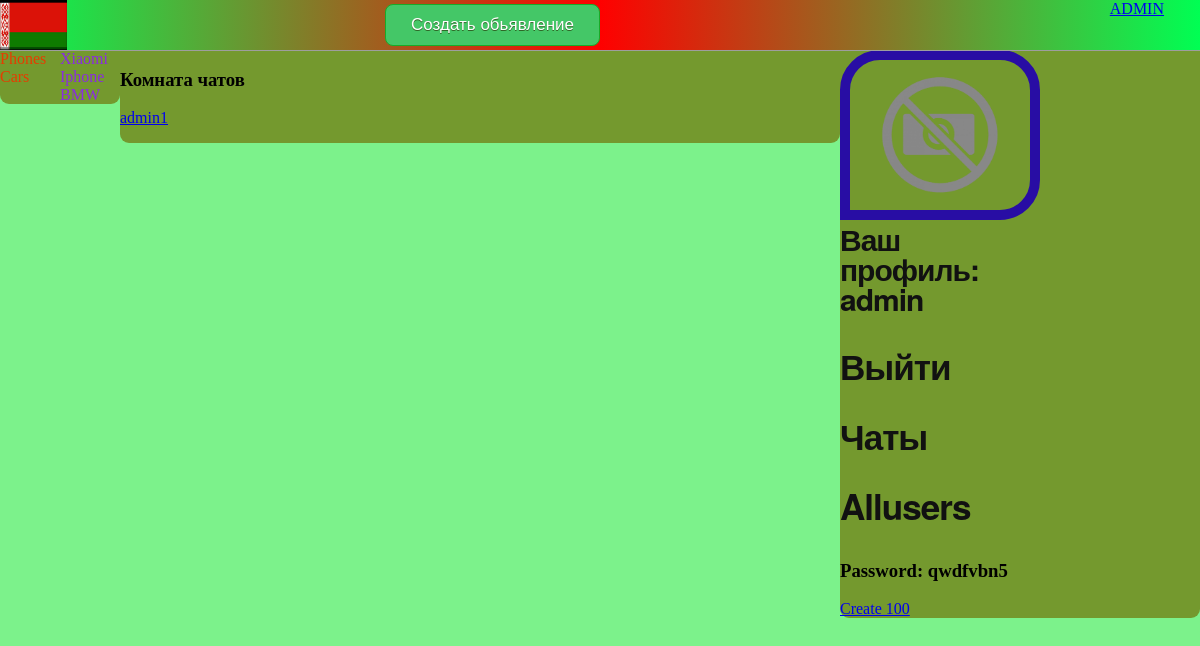
The page /chats/ (signed in) on the database its author committed.
### svoy01/models.py (models this page shows)
class Category(MPTTModel):
    name = models.CharField(max_length=50, unique=True)
    parent = TreeForeignKey('self', on_delete=models.CASCADE, blank=True, null=True, related_name='children')
    class MPTTMeta:
        order_insertion_by = ['name']
    class Meta:
        verbose_name = 'Категория'
        verbose_name_plural = 'Категория'
        ordering = ['id']
    def __str__(self):
        return f'{self.name}'
    def get_absolute_url(self):
        return reverse('category', kwargs={'Category_id': self.id})

### svoy01/views.py (the view)
# urls.py: path('chats/', views.Chats.as_view(), name='chats'),
class Chats(ListView):
    template_name = 'svoy01/chatsroom.html'
    def get_context_data(self, *, object_list=None, **kwargs):
        context = super().get_context_data(**kwargs)
        context['Category'] = Category.objects.all()
        context['Chats'] = Chat.objects.prefetch_related('members').all()
        return context
    def get_queryset(self):
        pass

### svoy01/templates/svoy01/chatsroom.html
{% extends 'svoy01/layout.html' %}
{% block content %}
<h1>Комната чатов</h1>
{% for c in Chats %}
    {% for member in c.members.all %}
        {% if member.username != request.user.username %}
            <a href="{% url 'room' receiver_id=1 %}"><p>{{ member }}</p></a>
        {% endif %}
    {% endfor %}
{% endfor %}
{% endblock %}

### svoy01/templates/svoy01/layout.html (shortened to what this page needs)
{% load mptt_tags %}
{% load static %}
<!DOCTYPE html>
<html lang="en">
<head>
    <link rel="stylesheet" href="{% static 'svoy01/css/styles.css' %}">
    <link rel="stylesheet" href="https://cdnjs.cloudflare.com/ajax/libs/font-awesome/4.7.0/css/font-awesome.min.css">
</head>
<body class="body">
<nav class="header">
    <a style="position: absolute; right: 3%;" href="{% url 'admin' %}">ADMIN</a>
    {% if user.is_authenticated %}
        <a class="admin" href="{% url 'create' %}">Создать обьявление</a>
    {% endif %}
    <a href="{% url 'home' %}"><img style=" width: auto; height: 50px;" src="{% static 'svoy01/images/belarus.jpg' %}"></a>
</nav>
<section>
    <section class="sec1">
        <div id="app">
            <section style="width:50%; margin: 0px; float:left;">
            {% for c in Category %}
                {% if c.level == 0 %}
                        <div class="cat" v-on:click="counter = {{ c.id }}">{{ c }}</div>
                {% endif %}
            {% endfor %}
            </section>
            <section style="width:50%; margin: 0px; float:right;">
            {% for c in Category %}
                {% if c.level == 1 %}
                    <a class="subcat" v-if="counter == {{ c.parent_id }}"  href="{{ c.get_absolute_url }}">{{ c.name }}</a>
                {% endif %}
            {% endfor %}
            </section>
            </div>
    </section>
        <section class="sec2">
            {% block content %}{% endblock %}
        </section>
    <section class="sec3">
        {% if request.user.is_authenticated %}
            {% if user.profile.photo %}
        <img class="user_img" src="{{ user.profile.photo.url }}"/>
            {% else %}
        <img class="user_img" src="{% static 'svoy01/images/placeholder-1000x1000.png' %}"/>
            {% endif %}
        <a class="text" href="{% url 'area' %}">Ваш профиль: {{ user.username }}</a><a class="text" href="{% url 'logout' %}"><h3>Выйти</h3></a>
        <a class="text" href="{% url 'chats' %}"><h3>Чаты</h3></a>
        <a class="text" href="{% url 'all_users' %}"><h3>Allusers</h3></a>
        {% else %}
        <a class="text" href="{% url 'register' %}"><h3>Регистрация</h3></a><a class="text" href="{% url 'login' %}"><h3>Войти</h3></a>
        {% endif %}
        <h3>Password: qwdfvbn5</h3>
        <a href="{% url 'create_100' %}">Create 100</a>
    </section>
</section>
</body>
</html>

### svoy01/static/svoy01/css/styles.css (style rules this page uses)
.cat { position: relative; color: #e63c00; cursor: pointer; display:block; }
.subcat { position: relative; color: #8A2BE2; cursor: pointer; text-decoration: none; width:20px; display:block; }
.body { background-color: #7cf28b; opacity: 100%; padding:0px; margin: 50px 0px 0px 0px ; }
.header { position: fixed; top:0; width:100%; height:50px; background-color:gray; background: rgb(0,255,83); background: linear-gradient(90deg, rgba(0,255,83,1) 0%, rgba(255,0,0,1) 50%, rgba(0,255,83,1) 100%); border-bottom: 1px solid #9e9e9e; z-index: 2; }
.sec1 { width:10%; float:left; background-color: #74992e; border-radius: 0px 0px 9px 9px; }
.sec2 { width:60%; float:left; background-color:#74992e; border-radius: 0px 0px 9px 9px; }
.sec3 { width:30%; float:right; background-color:#74992e; border-radius: 0px 0px 9px 9px; }
.user_img { border: 10px solid #280DA4; border-radius: 40px 40px 40px 0px; object-fit: cover; width: 180px; height: 150px; }
.admin { background-color:#44c767; border-radius: 8px; border:1px solid #18ab29; display:inline-block; cursor:pointer; color:#ffffff; font-family:Arial; font-size:17px; padding: 10px 25px; text-decoration:none; text-shadow:0px 1px 0px #2f6627; font-family:Verdana, sans-serif; position: absolute; top: 4px; right: 50%; }
.text { color: #111; font-family: 'Helvetica Neue', sans-serif; font-size: 30px; font-weight: bold; letter-spacing: -1px; line-height: 1; text-align: left; text-decoration: none; transition: 0s; width: 50%; display: block; }

### rows shown on the page
Category: name "Phones"
Category: name "Cars"
Category: name "Xiaomi"
Category: name "Iphone"
Category: name "BMW"

### other values the page prints
{{ member }} "admin1"
{{ user.username }} "admin"
